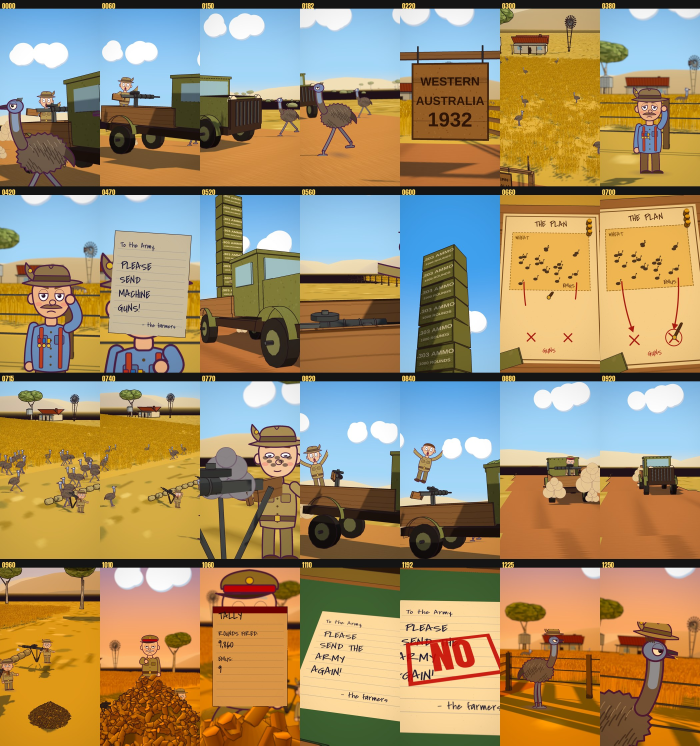
#> input picture CARTOON_THE_WAR_LOST_TO_BIRDS/work/stills_sheet.jpg, 2100 x 2236 px (shown at 1/3 size)
$ python look_stats.py ../../CARTOON_THE_WAR_LOST_TO_BIRDS/work/stills_sheet.jpg
#> lines starting #> are read from the running program, lines starting #| are printed output that depends on the picture
"""Colour statistics of a set of frames (for matching a reference look): luminance percentiles, saturation,
shadow / mid / highlight tint, warm-cool balance, and vignette (edge vs centre brightness).
Run: $SHORTS_PY tools/look_stats.py "<glob>" [--crop-vertical]   (crop-vertical: take the 9:16 middle of a 4:3 frame)"""
import glob, sys, json
import numpy as np
from PIL import Image

def load(f, crop):
#> called with crop = False
    im = Image.open(f).convert('RGB')
#> im is the input picture: PIL image 2100x2236 RGB; mean R, G, B 160.5, 141, 105.3
    if crop: w, h = im.size; cw = int(h * 9 / 16); x0 = (w - cw) // 2; im = im.crop((x0, 0, x0 + cw, h))
    return np.asarray(im.resize((180, 320)), float) / 255.0
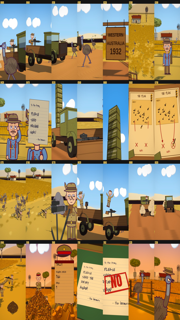
#> returned value: shape (320, 180, 3) float64; mean of channels 0, 1, 2 0.629, 0.553, 0.413; drawn as R, G, B

def stats(frames):
    A = np.stack(frames); L = A @ np.array([0.2126, 0.7152, 0.0722])
    mx, mn = A.max(-1), A.min(-1); S = np.where(mx > 1e-3, (mx - mn) / np.maximum(mx, 1e-3), 0)
    out = dict(n=len(frames), L_pct={p: round(float(np.percentile(L, p)), 3) for p in (2, 10, 25, 50, 75, 90, 98)},
               L_mean=round(float(L.mean()), 3), sat_mean=round(float(S.mean()), 3), sat_p75=round(float(np.percentile(S, 75)), 3))
#> out = 5 items
    for name, lo, hi in (('shadow', 0.0, 0.25), ('mid', 0.25, 0.65), ('high', 0.65, 1.01)):
        m = (L >= lo) & (L < hi); c = A[m].mean(0) if m.any() else np.zeros(3); out[name + '_rgb'] = [round(float(v), 3) for v in c]
        out[name + '_share'] = round(float(m.mean()), 3)
#> this loop made 3 passes
#> c on passes 1 to 3: [0.189, 0.13, 0.0977], [0.604, 0.462, 0.248], [0.768, 0.771, 0.698]
#> after the loop, out = 11 items
    out['warmth'] = round(float((A[..., 0] - A[..., 2]).mean()), 3)
    yy, xx = np.mgrid[0:320, 0:180]; r = np.hypot((xx - 90) / 90, (yy - 160) / 160)
    out['vignette'] = round(float(L[:, r > 0.95].mean() / max(1e-3, L[:, r < 0.45].mean())), 3)
    return out

if __name__ == '__main__':
    fs = sorted(glob.glob(sys.argv[1])); crop = '--crop-vertical' in sys.argv
    print(json.dumps(stats([load(f, crop) for f in fs]), indent=1))
